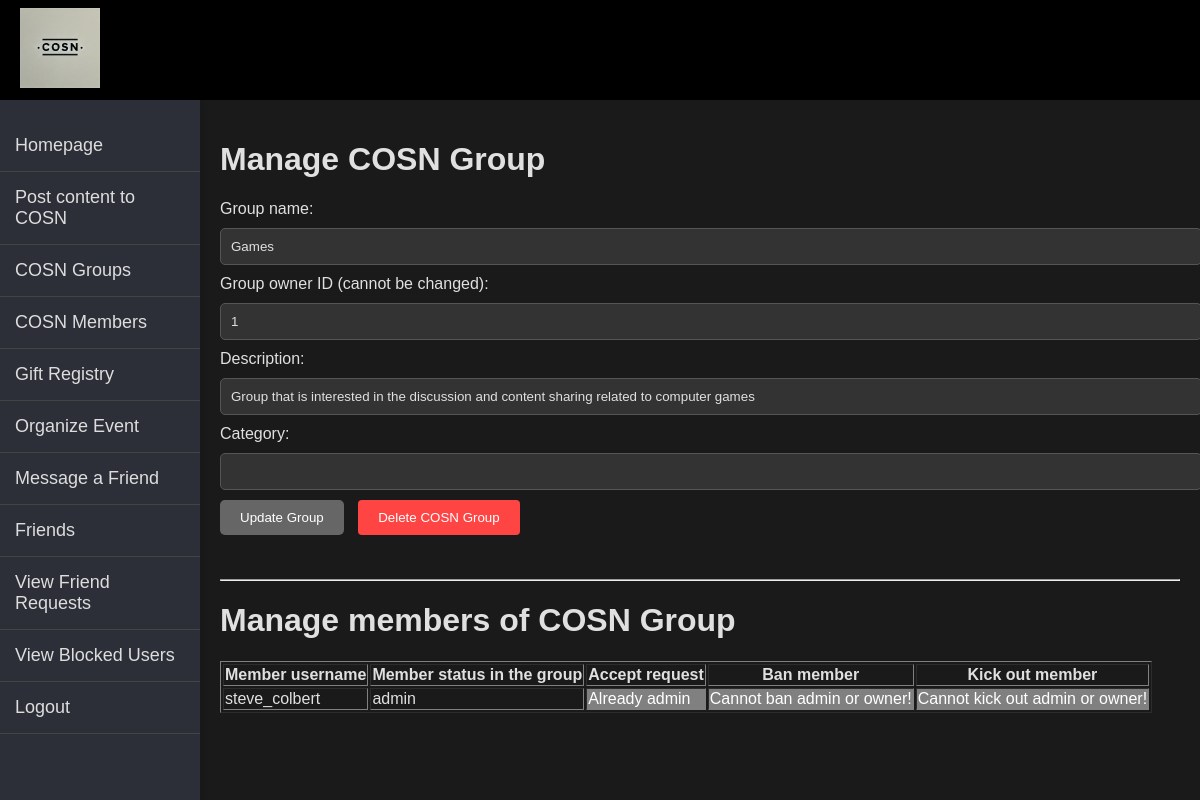
The app's page /App/COSN_group_admin.php?group_id=1 (signed in) with its own data.
### App/COSN_group_admin.php (the view, shortened to what this page needs)
<?php
include("db_config.php");
include("header.php");
include('sidebar.php');
$group_id = $_GET['group_id'];
$sql = "
SELECT
    group_id,group_name,owner_id,description,creation_date,category
FROM
    kpc353_2.groups
WHERE
    group_id = :group_id
";
$stmt = $pdo->prepare($sql);
$stmt->execute([':group_id' => $group_id]);
$result = $stmt->fetchAll(PDO::FETCH_ASSOC);
$group_id = $result[0]['group_id'];
$group_name = $result[0]['group_name'];
$owner_id = $result[0]['owner_id'];
$description = $result[0]['description'];
$category = $result[0]['category'];
$sql = "
SELECT
    m.member_id, m.username, gm.group_member_status
FROM
    kpc353_2.groups as g
        LEFT JOIN kpc353_2.group_members as gm
            ON g.group_id = gm.joined_group_id
        LEFT JOIN kpc353_2.members as m
            ON gm.participant_member_id = m.member_id
WHERE
    group_id = :group_id
";
$stmt = $pdo->prepare($sql);
$stmt->execute([':group_id' => $group_id]);
$result = $stmt->fetchAll(PDO::FETCH_ASSOC);
?>
<!DOCTYPE html>
<html lang="en">
<link rel="stylesheet" type = "text/css" href="COSN_group_admin.css" />
<head>
</head>
<body>
<div class="main-content">
    <h1>Manage COSN Group</h1>
    <form method="POST">
        <label for="group_name">Group name:</label>
        <input type="text" id="group_name" name="group_name" value="<?php echo $group_name; ?>" required><br>
        <label for="owner_id">Group owner ID (cannot be changed):</label>
        <input type="text" id="owner_id" name="owner_id" value="<?php echo $owner_id; ?>" readonly><br>
        <label for="description">Description:</label>
        <input type="text" id="description" name="description" value="<?php echo $description; ?>" required><br>
        <label for="description">Category:</label>
        <input type="text" id="Category" name="Category" value="<?php echo $category; ?>" ><br>
        <button type="submit">Update Group</button>
        <button type="submit" name="delete_group" onclick="return confirm('Are you sure you want to delete this group? ');" style="background-color: #ff4444; color: white; padding: 10px 20px; border: none; border-radius: 4px; cursor: pointer; margin-left: 10px;"> Delete COSN Group
        </button>
    </form>
    <br><br><hr>
    <h1>Manage members of COSN Group</h1>
    <table border="1">
        <tr>
            <th>Member username</th>
            <th>Member status in the group</th>
            <th>Accept request</th>
            <th>Ban member</th>
            <th>Kick out member</th>
        </tr>
        <?php
        if ($row = $result) {
            while($row = current($result)) {
                echo "<tr>";
                echo "<td>" . $row['username'] . "</td>";
                echo "<td>" . $row['group_member_status'] ."</td>";
                if($row['group_member_status'] === 'requested'){
                    echo "<td><a href='COSN_group_accept_request.php?group_id=" . $group_id . "&member_id=". $row['member_id'] ."'><button style='background-color: green; color: black;'>Accept join request</button></a></td>";
                } elseif($row['group_member_status'] === 'member' ){
                    echo "<td style='background-color: black; color: green;'>Already a member</td>";
                } elseif($row['group_member_status'] === 'ousted'){
                    echo "<td style='background-color: gray; color: white;'>Member was banned!</td>";
                } elseif($row['group_member_status'] === 'admin' || $row['member_id'] === 1){
                    echo "<td style='background-color: gray; color: white;'>Already admin</td>";
                }
                elseif($row['group_member_status'] === 'ban' || $row['member_id'] === 1){
                    echo "<td style='background-color: gray; color: white;'>Member was banned.</td>";
                }
                if($row['group_member_status'] === 'requested'){
                    echo "<td><a href='COSN_group_ban_member.php?group_id=" . $group_id . "&member_id=". $row['member_id'] ."'><button style='background-color: orange; color: black;'>Reject join request and ban</button></a></td>";
                } elseif($row['group_member_status'] === 'admin' || $row['member_id'] === 1){
                    echo "<td style='background-color: gray; color: white;'>Cannot ban admin or owner!</td>";
                }
                if($row['group_member_status'] === 'requested'){
                    echo "<td style='background-color: gray; color: white;'>Not a member yet</td>";
                } elseif($row['group_member_status'] === 'member' ){
                    echo "<td><a href='COSN_group_remove_member.php?group_id=" . $group_id . "&member_id=" . $row['member_id'] . "'><button style='background-color: pink; color: black;'>Kick out from the group?</button></a></td>";
                } elseif($row['group_member_status'] === 'ban'){
                    echo "<td>Already banned</td>";
                } elseif($row['group_member_status'] === 'admin' || $row['member_id'] === 1){
                    echo "<td style='background-color: gray; color: white;'>Cannot kick out admin or owner!</td>";
                }
                echo "</tr>";
                next($result);
            }
        } else {
            echo "<tr><td colspan='4'>No groups found</td></tr>";
        }
        ?>
</div>
</html>

### App/header.css (style rules this page uses)
body { background-color: #f5f5f5; }

### App/css/sidebar.css (style rules this page uses)
body { margin: 0; font-family: Arial, sans-serif; }

### App/COSN_group_admin.css (style rules this page uses)
body { background-color: #1a1a1a; color: #e0e0e0; font-family: Arial, sans-serif; transition: background-color 0.3s, color 0.3s; }
input[type="text"], input[type="password"] { width: 100%; padding: 10px; margin: 10px 0; background-color: #333; color: #e0e0e0; border: 1px solid #555; border-radius: 5px; }
button { padding: 10px 20px; border: none; background-color: #666; color: #ffffff; border-radius: 5px; cursor: pointer; }
.main-content { margin-left: 200px; padding: 20px; }

### records on screen
groups: group_name "Games", owner_id "1", description "Group that is interested in the discussion and content sharing related to computer games"
group_members: participant_member.username "steve_colbert", group_member_status "admin", shows "Already admin", shows "Cannot ban admin or owner!", shows "Cannot kick out admin or owner!"
